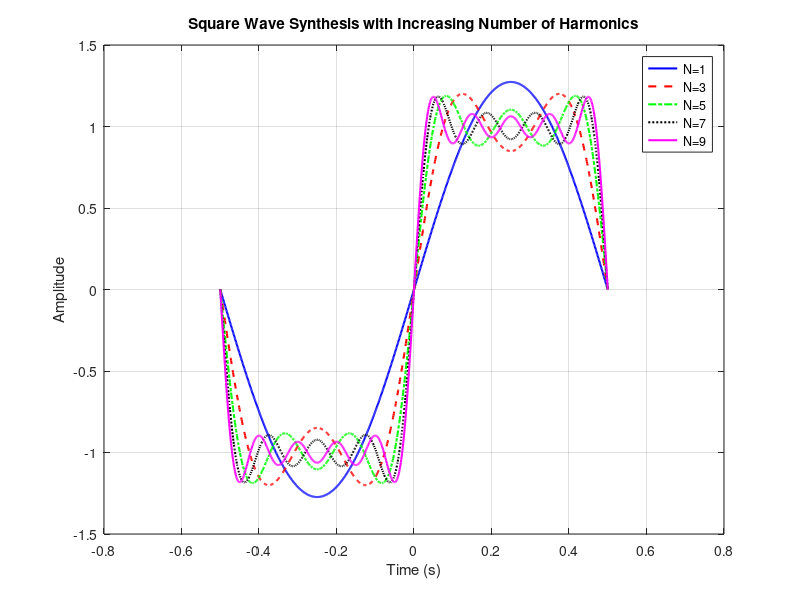
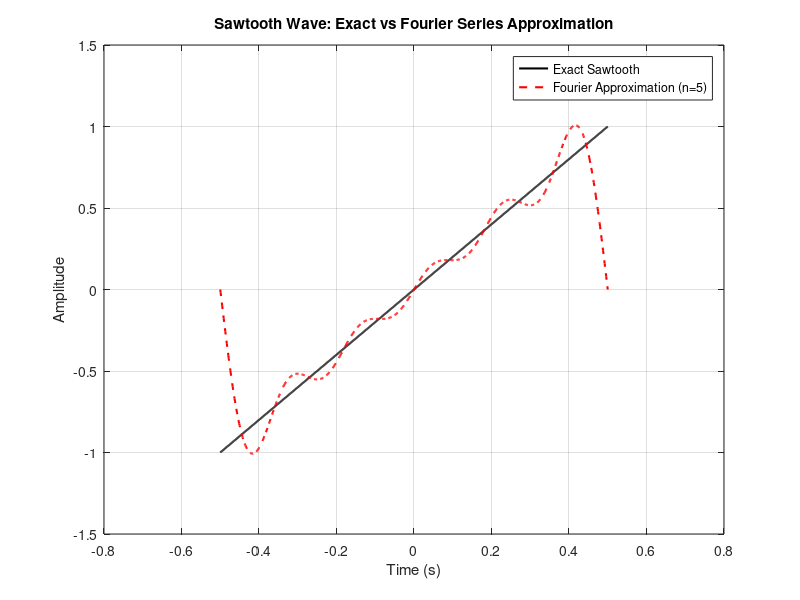
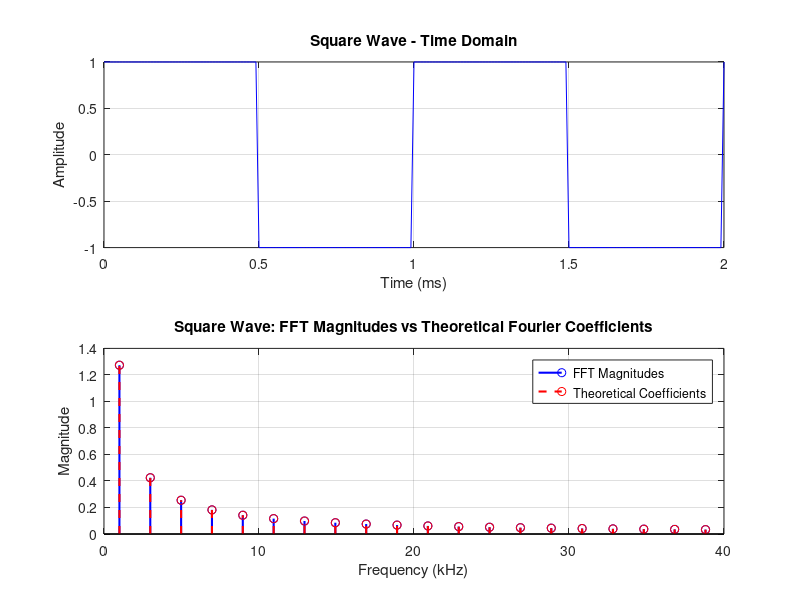
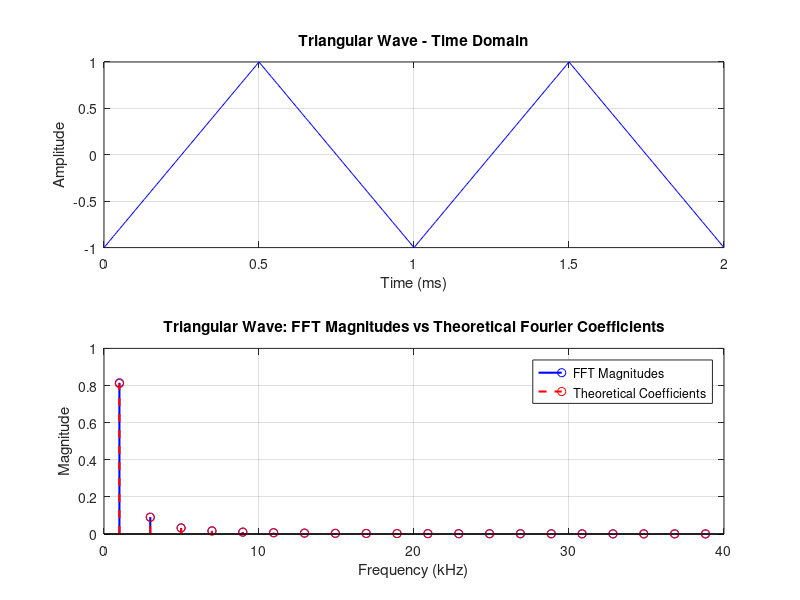

Write the MATLAB code that produced these figures, in order.
% Combined MATLAB Code for Lab Parts A–F

% Initialize the environment
clc; clear; close all;

% Set the root path relative to the current working directory
root_path = './data';

%% Part A: Square Wave Synthesis
% Synthesizes a square wave using Fourier series and plots the
% approximations with increasing numbers of harmonics.

% Define parameters
T_A = 1;                          % Period (seconds)
t_A = -T_A/2:0.001:T_A/2;         % Time vector
N_values_A = [1, 3, 5, 7, 9];     % Number of harmonics to include

% Initialize array to store partial sums
y_sums_A = zeros(length(N_values_A), length(t_A));

% Compute Fourier series approximation for each N
for idx = 1:length(N_values_A)
    N = N_values_A(idx);
    y = zeros(size(t_A));
    for n = 1:2:N               % Sum over odd harmonics
        Bn = 4/(n*pi);          % Fourier coefficient for square wave
        y = y + Bn * sin(2*pi*n*t_A/T_A);
    end
    y_sums_A(idx, :) = y;
end

% Plotting the harmonic sums
figure;
plot(t_A, y_sums_A(1,:), 'b-', 'LineWidth', 1.5); hold on;
plot(t_A, y_sums_A(2,:), 'r--', 'LineWidth', 1.5);
plot(t_A, y_sums_A(3,:), 'g-.', 'LineWidth', 1.5);
plot(t_A, y_sums_A(4,:), 'k:', 'LineWidth', 1.5);
plot(t_A, y_sums_A(5,:), 'm-', 'LineWidth', 1.5);
grid on;
legend('N=1', 'N=3', 'N=5', 'N=7', 'N=9');
xlabel('Time (s)');
ylabel('Amplitude');
title('Square Wave Synthesis with Increasing Number of Harmonics');

%% Part B: Sawtooth Wave Synthesis
% Synthesizes a sawtooth wave using Fourier series and compares
% the approximation to the exact wave.

% Define parameters
T_B = 1;                          % Period (seconds)
t_B = -T_B/2:0.001:T_B/2;         % Time vector
N_B = 1:5;                        % Number of harmonics

% Exact sawtooth wave
f_exact_B = 2*(t_B/T_B);

% Fourier series approximation
f_fourier_B = zeros(size(t_B));
for n = N_B
    Bn = (-2*(-1)^n)/(n*pi);    % Fourier coefficient for sawtooth wave
    f_fourier_B = f_fourier_B + Bn * sin(2*pi*n*t_B/T_B);
end

% Plotting the exact and approximated sawtooth wave
figure;
plot(t_B, f_exact_B, 'k-', 'LineWidth', 1.5, 'DisplayName', 'Exact Sawtooth');
hold on;
plot(t_B, f_fourier_B, 'r--', 'LineWidth', 1.5, 'DisplayName', 'Fourier Approximation (n=5)');
grid on;
xlabel('Time (s)');
ylabel('Amplitude');
title('Sawtooth Wave: Exact vs Fourier Series Approximation');
legend('Location', 'best');

%% Part D: Square and Triangular Wave Analysis
% Analyzes the frequency components of square and triangular waves
% using FFT and compares them with theoretical Fourier coefficients.

% Define parameters
T_D = 1/1000;                % Period for 1 kHz wave
Fs_D = 100000;               % Sampling frequency (100 kHz)
t_D = 0:1/Fs_D:2*T_D;        % Time vector covering two periods

% Square Wave Analysis
square_wave_D = square(2*pi*1000*t_D);
N_D = length(square_wave_D);
fft_square_D = fft(square_wave_D)/N_D;
freq_D = (0:N_D-1)*(Fs_D/N_D);
nyq_D = floor(N_D/2);
freq_D = freq_D(1:nyq_D);
mag_square_D = 2*abs(fft_square_D(1:nyq_D));

% Theoretical Fourier coefficients for square wave (odd harmonics)
n_harmonics_D = 20;
n_values_D = 1:2:(2*n_harmonics_D-1);
An_D = 4./(n_values_D*pi);
harmonic_freqs_D = 1000 * n_values_D;  % in Hz
[~, indices_D] = arrayfun(@(f) min(abs(freq_D - f)), harmonic_freqs_D);
fft_magnitudes_square_D = mag_square_D(indices_D);

% Plot time-domain square wave
figure;
subplot(2,1,1);
plot(t_D*1000, square_wave_D, 'b-');
xlabel('Time (ms)');
ylabel('Amplitude');
title('Square Wave - Time Domain');
grid on;

% Plot FFT magnitudes and theoretical coefficients for square wave
subplot(2,1,2);
stem(freq_D(indices_D)/1000, fft_magnitudes_square_D, 'b', 'LineWidth', 1.5); hold on;
stem(freq_D(indices_D)/1000, An_D, 'r--', 'LineWidth', 1.5);
xlabel('Frequency (kHz)');
ylabel('Magnitude');
title('Square Wave: FFT Magnitudes vs Theoretical Fourier Coefficients');
legend('FFT Magnitudes', 'Theoretical Coefficients');
grid on;

% Triangular Wave Analysis
triangular_wave_D = sawtooth(2*pi*1000*t_D, 0.5);  % Symmetric triangle wave
fft_triangle_D = fft(triangular_wave_D)/N_D;
mag_triangle_D = 2*abs(fft_triangle_D(1:nyq_D));
Bn_D = (8./(pi^2)) .* ((-1).^((n_values_D-1)/2)) ./ (n_values_D.^2);
fft_magnitudes_triangle_D = mag_triangle_D(indices_D);

% Plot time-domain triangular wave
figure;
subplot(2,1,1);
plot(t_D*1000, triangular_wave_D, 'b-');
xlabel('Time (ms)');
ylabel('Amplitude');
title('Triangular Wave - Time Domain');
grid on;

% Plot FFT magnitudes and theoretical coefficients for triangular wave
subplot(2,1,2);
stem(freq_D(indices_D)/1000, fft_magnitudes_triangle_D, 'b', 'LineWidth', 1.5); hold on;
stem(freq_D(indices_D)/1000, abs(Bn_D), 'r--', 'LineWidth', 1.5);
xlabel('Frequency (kHz)');
ylabel('Magnitude');
title('Triangular Wave: FFT Magnitudes vs Theoretical Fourier Coefficients');
legend('FFT Magnitudes', 'Theoretical Coefficients');
grid on;

%% Part E: Tuning Fork Analysis
% Analyzes tuning fork data from the oscilloscope and SR760 spectrum analyzer.

% Folders containing data
oscill_folder_E = fullfile(root_path, 'tuning_fork_data_oscill');
spect_folder_E = fullfile(root_path, 'tuning_fork_data_spect');

% List of tuning forks
tuning_forks_E = {
    '261-62', 'C4', 261.62;
    '329-63', 'E4', 329.63;
    '392-00', 'G4', 392.00;
};

% Loop over each tuning fork
for i = 1:size(tuning_forks_E, 1)
    freq_label_E = tuning_forks_E{i, 1};
    note_E = tuning_forks_E{i, 2};

    % Time-Domain Data Analysis
    data_folder_E = fullfile(oscill_folder_E, freq_label_E);
    csv_files_E = dir(fullfile(data_folder_E, '*.CSV'));
    if isempty(csv_files_E)
        csv_files_E = dir(fullfile(data_folder_E, '*.csv'));
    end
    if isempty(csv_files_E)
        warning('No CSV files found in folder: %s', data_folder_E);
        continue;
    end
    csv_file_E = fullfile(data_folder_E, csv_files_E(1).name);
    data_E = readmatrix(csv_file_E, 'NumHeaderLines', 18);
    time_E = data_E(:, 4);        % Time in seconds
    voltage_E = data_E(:, 5);     % Voltage in volts

    % Plot the time-domain waveform
    figure;
    plot(time_E * 1000, voltage_E, 'b-');
    xlabel('Time (ms)');
    ylabel('Voltage (V)');
    title(sprintf('Time-Domain Waveform of %s Tuning Fork (%s Hz)', note_E, freq_label_E));
    grid on;

    % Frequency-Domain Analysis using FFT
    Ts_E = time_E(2) - time_E(1);
    Fs_E = 1 / Ts_E;
    N_E = length(voltage_E);
    fft_voltage_E = fft(voltage_E)/N_E;
    freq_E = (0:N_E-1)*(Fs_E/N_E);
    nyq_E = floor(N_E/2);
    freq_E = freq_E(1:nyq_E);
    magnitude_E = 2 * abs(fft_voltage_E(1:nyq_E));

    % Read SR760 Spectrum Analyzer Data
    spect_file_E = fullfile(spect_folder_E, [freq_label_E, '-spect']);
    if isfile(spect_file_E)
        sr760_data_E = readmatrix(spect_file_E, 'FileType', 'text');
        sr_freq_E = sr760_data_E(:, 1);
        sr_magnitude_E = sr760_data_E(:, 2);

        % Plot comparison of FFT and SR760 spectra
        figure;
        semilogy(freq_E, magnitude_E, 'b-', sr_freq_E, sr_magnitude_E, 'r--');
        xlabel('Frequency (Hz)');
        ylabel('Magnitude');
        title(sprintf('Frequency Spectrum of %s Tuning Fork (%s Hz)', note_E, freq_label_E));
        legend('FFT Spectrum', 'SR760 Spectrum');
        grid on;
        xlim([0, 1500]);  % Limit x-axis to 1500 Hz
    else
        figure;
        semilogy(freq_E, magnitude_E, 'b-');
        xlabel('Frequency (Hz)');
        ylabel('Magnitude');
        title(sprintf('FFT Spectrum of %s Tuning Fork (%s Hz)', note_E, freq_label_E));
        grid on;
        xlim([0, 1500]);
    end
end

%% Part F: Voice Analysis
% Analyzes human voice signals using FFT and compares them with SR760 data.

% Folders containing data
oscill_folder_F = fullfile(root_path, 'voice_data_oscill');
spect_folder_F = fullfile(root_path, 'voice_data_spect');

% List of voice samples
voice_samples_F = {
    'voice_low', 'voice_low-spect', 'Low Tone';
    'voice_med', 'voice_medium-spect', 'Medium Tone';
    'voice_high', 'voice_high-spect', 'High Tone';
};

% Loop over each voice sample
for i = 1:size(voice_samples_F, 1)
    oscill_label_F = voice_samples_F{i, 1};
    spect_file_name_F = voice_samples_F{i, 2};
    description_F = voice_samples_F{i, 3};

    % Time-Domain Data Analysis
    data_folder_F = fullfile(oscill_folder_F, oscill_label_F);
    csv_files_F = dir(fullfile(data_folder_F, '*.CSV'));
    if isempty(csv_files_F)
        csv_files_F = dir(fullfile(data_folder_F, '*.csv'));
    end
    if isempty(csv_files_F)
        warning('No CSV files found in folder: %s', data_folder_F);
        continue;
    end
    csv_file_F = fullfile(data_folder_F, csv_files_F(1).name);
    data_F = readmatrix(csv_file_F, 'NumHeaderLines', 18);
    time_F = data_F(:, 4);        % Time in seconds
    voltage_F = data_F(:, 5);     % Voltage in volts

    % Plot the time-domain waveform
    figure;
    plot(time_F * 1000, voltage_F, 'b-');
    xlabel('Time (ms)');
    ylabel('Voltage (V)');
    title(sprintf('Time-Domain Waveform of %s', description_F));
    grid on;

    % Frequency-Domain Analysis using FFT
    Ts_F = time_F(2) - time_F(1);
    Fs_F = 1 / Ts_F;
    N_F = length(voltage_F);
    fft_voltage_F = fft(voltage_F)/N_F;
    freq_F = (0:N_F-1)*(Fs_F/N_F);
    nyq_F = floor(N_F/2);
    freq_F = freq_F(1:nyq_F);
    magnitude_F = 2 * abs(fft_voltage_F(1:nyq_F));

    % Read SR760 Spectrum Analyzer Data
    spect_file_F = fullfile(spect_folder_F, spect_file_name_F);
    if isfile(spect_file_F)
        sr760_data_F = readmatrix(spect_file_F, 'FileType', 'text');
        sr_freq_F = sr760_data_F(:, 1);
        sr_magnitude_F = sr760_data_F(:, 2);

        % Plot comparison of FFT and SR760 spectra
        figure;
        semilogy(freq_F, magnitude_F, 'b-', sr_freq_F, sr_magnitude_F, 'r--');
        xlabel('Frequency (Hz)');
        ylabel('Magnitude');
        title(sprintf('Frequency Spectrum of %s', description_F));
        legend('FFT Spectrum', 'SR760 Spectrum');
        grid on;
        xlim([0, 1500]);  % Limit x-axis to 1500 Hz
    else
        figure;
        semilogy(freq_F, magnitude_F, 'b-');
        xlabel('Frequency (Hz)');
        ylabel('Magnitude');
        title(sprintf('FFT Spectrum of %s', description_F));
        grid on;
        xlim([0, 1500]);
    end
end
